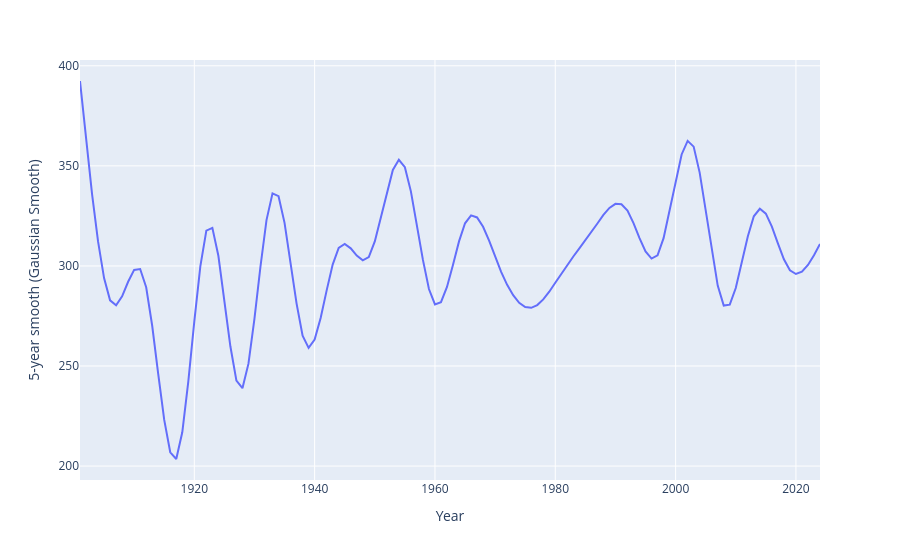

The code cell stored with this chart in its notebook:
### Code cell
line = px.line(df1, x='Year', y='5-year smooth (Gaussian Smooth)')
line.show()
